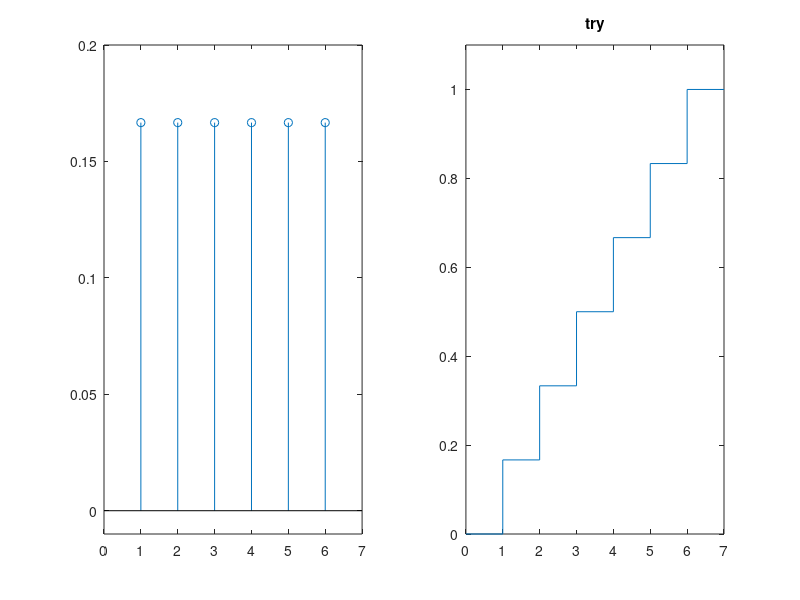

This chart was generated by the following MATLAB code:
sx = [1,2,3,4,5,6] ;

%px = [1/6,1/6,1/6,1/6,1/6,1/6] ;
px = ones(1,6) / 6 ; % a mesma coisa que a linha acima
subplot(1,2,1)
probs = stem(sx,px);

axis([0 7 -0.01 0.2]);



probs2 = px ;
x2 = 1:6 ;

probcumul = cumsum(probs2) ;
subplot(1,2,2)
stairs([0 x2 7], [0 probcumul 1]);

ylim([0 1.1]) 

title('try') ;